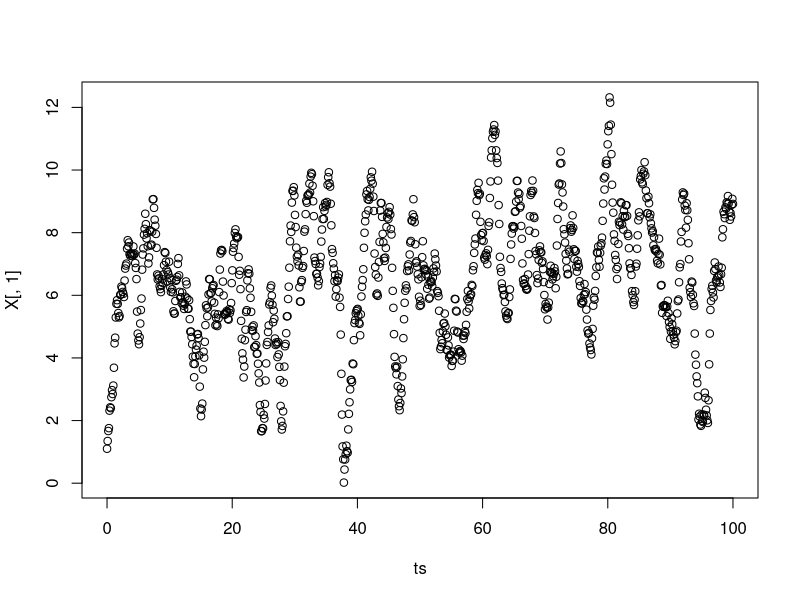

Reproduce this figure in R. (Note: this script raises an error after producing the figure.)
## ---- chunk 1
knitr::opts_chunk$set(echo = TRUE)
library(magrittr)
library(MASS)
## ---- chunk 2

set.seed(123)
p=2
S =10**3 # steps
p_c=c(10,1.5,0.5)*0.7


Theta = lapply(c(1:p),function(i)p_c[1]*i)%>%unlist()
Theta = Theta%>%as.matrix()
# to generate a positive definite mx
egv_H = lapply(c(1:p),function(i)p_c[2]*i)%>%unlist()

A1 =matrix(rnorm(p*p),nrow=p)*10^2
Q1=qr.Q(qr(A1))
D1 = diag(egv_H)
H = Q1 %*% D1 %*% t(Q1) # #np.linalg.eig(H1)
#eigen(H )

# to generate a L by Cholesky decomposition
egv_L = lapply(c(1:p),function(i)p_c[3]*i)%>%unlist()
set.seed(123)
A2 = matrix(rnorm(p*p),nrow=p)*10^2
A2[upper.tri(A2, diag = FALSE)]=0
L=A2
diag(L)=egv_L

## ---- chunk 3
ts=seq(0,100,length.out=S)
N=S
dt = ts[2] - ts[1]
X=matrix(0,nrow=N,ncol = p)
X[1,]=rep(1.1, p)

for(i in 1:(N-1)){
  t_x1=X[i,]%>%as.matrix()
  t_x2 = t_x1 + H %*% (Theta- t_x1) * dt  + (L * (dt)**(1/2)) %*% as.matrix(rnorm(p))
  X[i+1,] = as.vector(t_x2)
}



plot(ts, X[,1])
#lines(ts,X[,2],col='green' )
#legend("bottomright", legend=c("acutal temp","predicted temp")
 #        , pch=c(1,1), lty=c(1,1),lwd=c(1,1), col=c("black","red"))


## ---- chunk 4

Log_OU<-function(X1,X2, dt, p_vars){
	
  #------------------------------------------------------
  Theta_lo=p_vars[1:p]%>%as.matrix()
  
  # to generate a positive definite mx--------------------
  egv_H_lo=p_vars[(p+1):(2*p)]
  D = diag(egv_H_lo)
  H_lo = Q1 %*% D %*% t(Q1)
  
  # to generate a L by Cholesky decomposition
  egv_L_lo = p_vars[(2*p+1):(3*p)]
  #print(egv_L_lo)
  L_lo=A2
  diag(L_lo)=egv_L_lo
  
  #The likelihood--------------------------------------------------  
  X1=X1%>%as.matrix();X2=X2%>%as.matrix() ##....-------
 
  mu2 = X1 + H_lo%*%(Theta_lo-X2)*dt
  #μ₂ = vec(μ₂)
  #t_dif=dt**(0.5)
  Sigma = L_lo%*%t(L_lo)
  Sigma = dt*Sigma
  if(det(Sigma)<1e-08){
    Sigma_inv=ginv(Sigma, tol = sqrt(.Machine$double.eps))
  }else{
     Sigma_inv = solve(Sigma) }
  
 
  
  t1 = X2-mu2
  t2 = log(det(Sigma))
  t3 = p*(log(2*pi))
  #----------------------------
  res = t(t1) %*% Sigma_inv %*% t1 + t2 + t3
  -0.5*res
}

X1=X[4,]
X2=X[5,]
p_vars = c(Theta, egv_H,egv_L)

Log_OU(X1,X2, dt, p_vars)

nllf_OU<-function(X,dt,p_vars){
  lf=c()
  for(i in 2:N){
    X2 = X[i,]
    X1 = X[i-1,]
    lf[i-1] = Log_OU(X1,X2, dt, p_vars)  }
  
  -sum(lf)
  
}

nllf_OU(X,dt,p_vars)

## ---- chunk 5
lower_pv=c(rep(-Inf,p),rep(10^(-8),2*p))
upper_pv=rep(Inf,3*p)


p_vars0=rep(3.6,3*p)
optim(par=p_vars0,fn=nllf_OU,X=X,dt=dt,method="L-BFGS-B",lower=lower_pv)

c(Theta,egv_H,egv_L)
 

